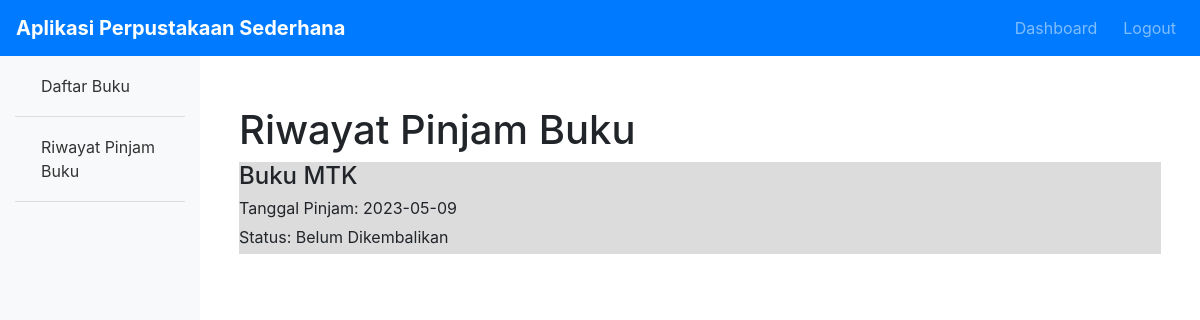
Page /riwayat_pinjam.php (signed in) on the committed database.
### tables this page shows
CREATE TABLE IF NOT EXISTS `peminjaman` (
  `id_peminjaman` int(11) NOT NULL AUTO_INCREMENT,
  `tanggal_pinjam` date NOT NULL,
  `tanggal_kembali` date NOT NULL,
  `id_buku` int(11) NOT NULL,
  `id_anggota` int(11) NOT NULL,
  `id_petugas` int(11) NOT NULL,
  PRIMARY KEY (`id_peminjaman`),
  KEY `id_anggota` (`id_anggota`),
  KEY `id_buku` (`id_buku`),
  KEY `id_petugas` (`id_petugas`),
  CONSTRAINT `FK_peminjaman_anggota` FOREIGN KEY (`id_anggota`) REFERENCES `anggota` (`id_anggota`),
  CONSTRAINT `FK_peminjaman_buku` FOREIGN KEY (`id_buku`) REFERENCES `buku` (`id_buku`),
  CONSTRAINT `FK_peminjaman_petugas` FOREIGN KEY (`id_petugas`) REFERENCES `petugas` (`id_petugas`)
);

CREATE TABLE IF NOT EXISTS `buku` (
  `id_buku` int(11) NOT NULL AUTO_INCREMENT,
  `kode_buku` char(5) NOT NULL,
  `judul_buku` varchar(50) NOT NULL,
  `penulis_buku` varchar(50) NOT NULL,
  `penerbit_buku` varchar(50) NOT NULL,
  `tahun_penerbit` char(4) NOT NULL,
  `stok` int(11) NOT NULL,
  PRIMARY KEY (`id_buku`,`kode_buku`)
);

### riwayat_pinjam.php (the view, shortened to what this page needs)
<?php
require_once 'conn.php';
$idAnggota = $_SESSION['user_id'];
$query = "SELECT p.*, b.judul_buku, peng.tanggal_pengembalian, peng.denda
          FROM peminjaman p
          JOIN buku b ON p.id_buku = b.id_buku
          LEFT JOIN pengembalian peng ON p.id_peminjaman = peng.id_buku
          WHERE p.id_anggota = $idAnggota";
$result = mysqli_query($conn, $query);
?>
<!DOCTYPE html>
<html>
<head>
  <link rel="stylesheet" href="https://stackpath.bootstrapcdn.com/bootstrap/4.5.2/css/bootstrap.min.css">
</head>
<body>
  <nav class="navbar navbar-expand-lg navbar-dark bg-primary">
    <a class="navbar-brand" href="#">Aplikasi Perpustakaan Sederhana</a>
    <div class="collapse navbar-collapse" id="navbarNav">
      <ul class="navbar-nav ml-auto">
        <li class="nav-item">
          <a class="nav-link" href="dashboard_anggota.php">Dashboard</a>
        </li>
        <li class="nav-item">
          <a class="nav-link" href="logout.php">Logout</a>
        </li>
      </ul>
    </div>
  </nav>
  <div class="container-fluid">
    <div class="row">
      <nav class="col-md-2 d-none d-md-block bg-light sidebar">
        <div class="sidebar-sticky">
          <ul class="nav flex-column">
            <li class="nav-item">
              <a class="nav-link" href="dashboard_anggota.php">Daftar Buku</a>
            </li>
            <li class="nav-item">
              <a class="nav-link" href="#">Riwayat Pinjam Buku</a>
            </li>
          </ul>
        </div>
      </nav>
      <main role="main" class="col-md-9 ml-sm-auto col-lg-10 px-4">
        <div class="container">
          <h1>Riwayat Pinjam Buku</h1>
          <?php
          if (mysqli_num_rows($result) > 0) {
            while ($row = mysqli_fetch_assoc($result)) {
              $judulBuku = $row['judul_buku'];
              $tanggalPinjam = $row['tanggal_pinjam'];
              $tanggalKembali = $row['tanggal_pengembalian'];
              $status = $tanggalKembali ? "Telah Dikembalikan" : "Belum Dikembalikan";
              echo "<div class='book'>";
              echo "<div class='details'>";
              echo "<h4>$judulBuku</h4>";
              echo "<p>Tanggal Pinjam: $tanggalPinjam</p>";
              echo "<p>Status: $status</p>";
              echo "</div>";
              echo "</div>";
            }
          } else {
            echo "<p>Belum ada riwayat pinjam buku.</p>";
          }
          ?>
        </div>
      </main>
    </div>
  </div>
</body>
</html>

### riwayat_pinjam.php (style rules this page uses)
.container { margin-top: 50px; }
.navbar { background-color: #007bff; color: #fff; }
.navbar-brand { font-weight: bold; }
.navbar-nav.ml-auto .nav-item { margin-left: 10px; }
.sidebar { background-color: #f8f9fa; min-height: 100vh; width: 200px; }
.sidebar ul { list-style-type: none; padding-left: 0; }
.sidebar li { padding: 10px; border-bottom: 1px solid #ddd; }
.sidebar a { color: #333; text-decoration: none; }
.book { display: flex; align-items: center; margin-bottom: 20px; background-color: #DCDCDC; }
.book .details { flex-grow: 1; }
.book .details h4 { margin: 0; }
.book .details p { margin: 5px 0; }

### rows in the picture
peminjaman: buku.judul_buku "Buku MTK", tanggal_pinjam "2023-05-09", status "Belum Dikembalikan"
